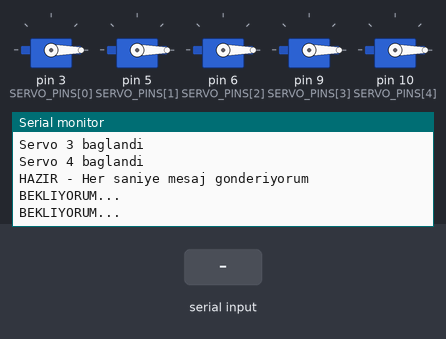
This sketch was run on a simulated Arduino Uno, built with avr-gcc and run on an emulated ATmega328P. Parts: 5 × servo, the last lines printed to the serial monitor. The test bench sets the inputs (shaded band).

Above: at 2.2 s.
2.3 s: "S,\n" received over Serial
At 2.9 s:
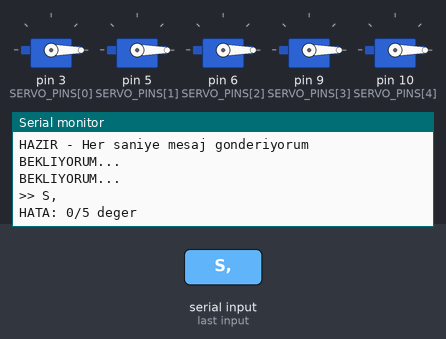
3.8 s: "90,45\n" received over Serial
At 3.96 s:
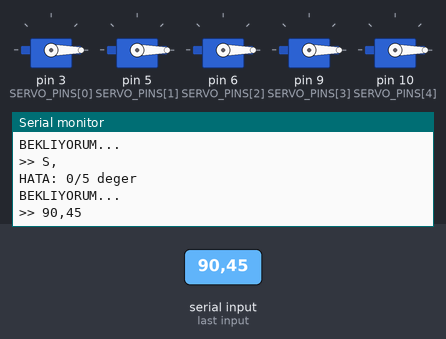
5.3 s: "5\n" received over Serial
At 5.9 s:
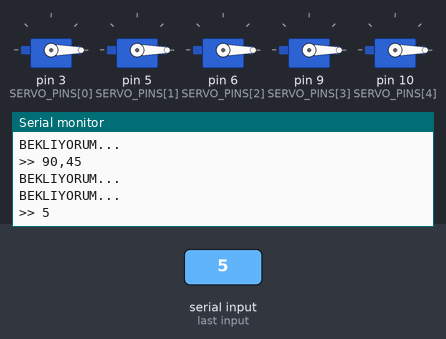
Timing chart, 0 to 8.3 s (numbered marks = the images above; inputs shaded):
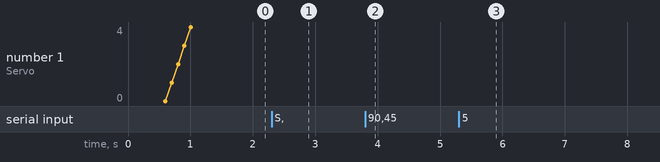

The sketch:

bionic_hand.ino
```cpp
/*
  Bionic Hand v3 - Sadelestirilmis versiyon

  HAZIR mesajini her saniye gonderir.
  S,a1,a2,a3,a4,a5 formatinda servo komutlarini alir.
*/

#include <Servo.h>

const int BAUD_RATE  = 115200;
const int NUM_SERVOS = 5;
const int SERVO_PINS[NUM_SERVOS] = {3, 5, 6, 9, 10};

Servo servos[NUM_SERVOS];
int currentAngles[NUM_SERVOS];
unsigned long lastPrint = 0;
unsigned long lastPacket = 0;

void setup() {
  Serial.begin(115200);
  delay(500); // Serial'in baslamasi icin bekle
  Serial.println("SETUP BASLADI");

  // Servolari birer birer baslat
  for (int i = 0; i < NUM_SERVOS; i++) {
    servos[i].attach(SERVO_PINS[i]);
    currentAngles[i] = 0;
    servos[i].write(0);
    delay(100);
    Serial.print("Servo ");
    Serial.print(i);
    Serial.println(" baglandi");
  }

  lastPacket = millis();
  Serial.println("HAZIR - Her saniye mesaj gonderiyorum");
}

void loop() {
  // Her saniye heartbeat gonder
  if (millis() - lastPrint > 1000) {
    Serial.println("BEKLIYORUM...");
    lastPrint = millis();
  }

  // Veri geldiyse isle
  if (Serial.available() > 0) {
    String line = Serial.readStringUntil('\n');
    line.trim();

    Serial.print(">> ");
    Serial.println(line);

    if (line.startsWith("S,")) {
      String data = line.substring(2);
      int angles[NUM_SERVOS];
      int count = 0;

      while (data.length() > 0 && count < NUM_SERVOS) {
        int comma = data.indexOf(',');
        String token;
        if (comma == -1) {
          token = data;
          data = "";
        } else {
          token = data.substring(0, comma);
          data  = data.substring(comma + 1);
        }
        angles[count++] = token.toInt();
      }

      if (count == NUM_SERVOS) {
        for (int i = 0; i < NUM_SERVOS; i++) {
         const int angle = constrain(angles[i], 0, 180);
          servos[i].write(angle);
          currentAngles[i] = angle;
        }
        Serial.println("OK");
      } else {
        Serial.print("HATA: ");
        Serial.print(count);
        Serial.println("/5 deger");
      }
      lastPacket = millis();
    }
  }

  // 3 saniye veri gelmezse 0'a don
  if (millis() - lastPacket > 3000) {
    for (int i = 0; i < NUM_SERVOS; i++) {
      servos[i].write(0);
      currentAngles[i] = 0;
    }
    lastPacket = millis();
  }
}
```

Measured:
- after the input at 2.3 s, the serial monitor: prints a new line at once (image 1)
- after the input at 3.8 s, the serial monitor: prints a new line at once (image 2)
- after the input at 5.3 s, the serial monitor: prints a new line at once (image 3)
